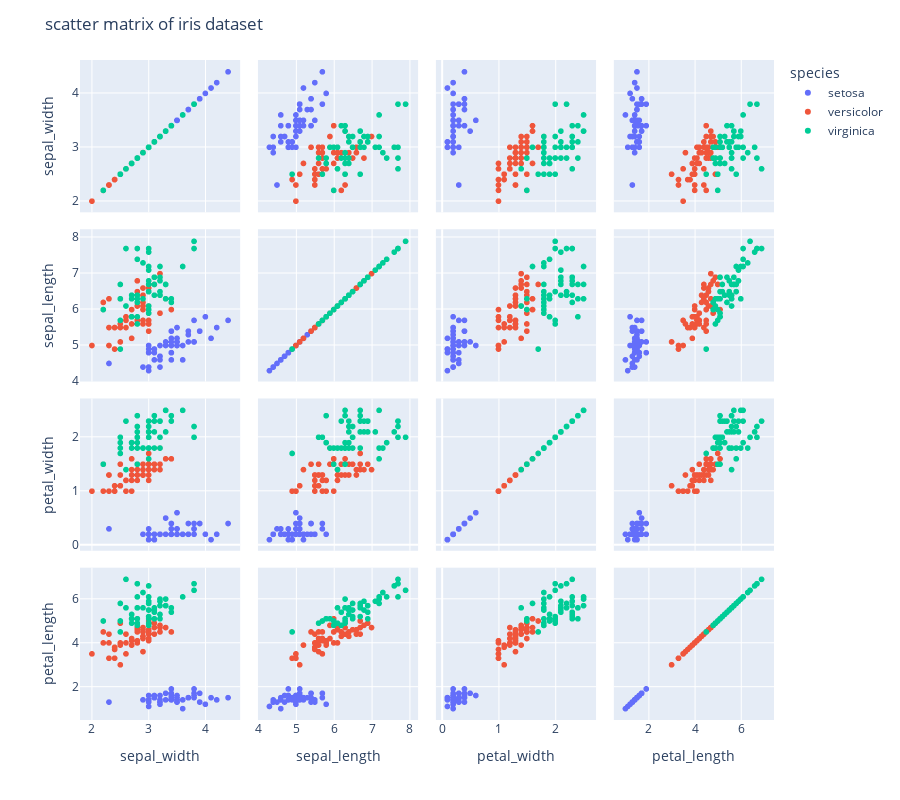

Notebook source saved alongside this figure:
### Code cell
fig =px.scatter_matrix(iris,
                  dimensions=[
                  'sepal_width',
                  'sepal_length',
                  'petal_width',
                  'petal_length'
                  ],
                  color='species',
                  height=800,width=900)
fig.update_layout(
    title='scatter matrix of iris dataset',
    dragmode='select',
    hovermode='closest',
)                  
fig.show()

### Figure 1 — Plotly figure (JSON) as saved in the notebook; plotly's stock layout.template omitted (floating-point values rounded to 4 significant figures)
{"data": [{"dimensions": [{"axis": {"matches": true}, "label": "sepal_width", "values": [3.5, 3, 3.2, 3.1, 3.6, 3.9, 3.4, 3.4, 2.9, 3.1, 3.7, 3.4, 3, 3, 4, 4.4, 3.9, 3.5, 3.8, 3.8, 3.4, 3.7, 3.6, 3.3, 3.4, 3, 3.4, 3.5, 3.4, 3.2, 3.1, 3.4, 4.1, 4.2, 3.1, 3.2, 3.5, 3.1, 3, 3.4, 3.5, 2.3, 3.2, 3.5, 3.8, 3, 3.8, 3.2, 3.7, 3.3]}, {"axis": {"matches": true}, "label": "sepal_length", "values": [5.1, 4.9, 4.7, 4.6, 5, 5.4, 4.6, 5, 4.4, 4.9, 5.4, 4.8, 4.8, 4.3, 5.8, 5.7, 5.4, 5.1, 5.7, 5.1, 5.4, 5.1, 4.6, 5.1, 4.8, 5, 5, 5.2, 5.2, 4.7, 4.8, 5.4, 5.2, 5.5, 4.9, 5, 5.5, 4.9, 4.4, 5.1, 5, 4.5, 4.4, 5, 5.1, 4.8, 5.1, 4.6, 5.3, 5]}, {"axis": {"matches": true}, "label": "petal_width", "values": [0.2, 0.2, 0.2, 0.2, 0.2, 0.4, 0.3, 0.2, 0.2, 0.1, 0.2, 0.2, 0.1, 0.1, 0.2, 0.4, 0.4, 0.3, 0.3, 0.3, 0.2, 0.4, 0.2, 0.5, 0.2, 0.2, 0.4, 0.2, 0.2, 0.2, 0.2, 0.4, 0.1, 0.2, 0.1, 0.2, 0.2, 0.1, 0.2, 0.2, 0.3, 0.3, 0.2, 0.6, 0.4, 0.3, 0.2, 0.2, 0.2, 0.2]}, {"axis": {"matches": true}, "label": "petal_length", "values": [1.4, 1.4, 1.3, 1.5, 1.4, 1.7, 1.4, 1.5, 1.4, 1.5, 1.5, 1.6, 1.4, 1.1, 1.2, 1.5, 1.3, 1.4, 1.7, 1.5, 1.7, 1.5, 1, 1.7, 1.9, 1.6, 1.6, 1.5, 1.4, 1.6, 1.6, 1.5, 1.5, 1.4, 1.5, 1.2, 1.3, 1.5, 1.3, 1.5, 1.3, 1.3, 1.3, 1.6, 1.9, 1.4, 1.6, 1.4, 1.5, 1.4]}], "hovertemplate": "species=setosa<br>%{xaxis.title.text}=%{x}<br>%{yaxis.title.text}=%{y}<extra></extra>", "legendgroup": "setosa", "marker": {"color": "#636efa", "symbol": "circle"}, "name": "setosa", "showlegend": true, "type": "splom"}, {"dimensions": [{"axis": {"matches": true}, "label": "sepal_width", "values": [3.2, 3.2, 3.1, 2.3, 2.8, 2.8, 3.3, 2.4, 2.9, 2.7, 2, 3, 2.2, 2.9, 2.9, 3.1, 3, 2.7, 2.2, 2.5, 3.2, 2.8, 2.5, 2.8, 2.9, 3, 2.8, 3, 2.9, 2.6, 2.4, 2.4, 2.7, 2.7, 3, 3.4, 3.1, 2.3, 3, 2.5, 2.6, 3, 2.6, 2.3, 2.7, 3, 2.9, 2.9, 2.5, 2.8]}, {"axis": {"matches": true}, "label": "sepal_length", "values": [7, 6.4, 6.9, 5.5, 6.5, 5.7, 6.3, 4.9, 6.6, 5.2, 5, 5.9, 6, 6.1, 5.6, 6.7, 5.6, 5.8, 6.2, 5.6, 5.9, 6.1, 6.3, 6.1, 6.4, 6.6, 6.8, 6.7, 6, 5.7, 5.5, 5.5, 5.8, 6, 5.4, 6, 6.7, 6.3, 5.6, 5.5, 5.5, 6.1, 5.8, 5, 5.6, 5.7, 5.7, 6.2, 5.1, 5.7]}, {"axis": {"matches": true}, "label": "petal_width", "values": [1.4, 1.5, 1.5, 1.3, 1.5, 1.3, 1.6, 1, 1.3, 1.4, 1, 1.5, 1, 1.4, 1.3, 1.4, 1.5, 1, 1.5, 1.1, 1.8, 1.3, 1.5, 1.2, 1.3, 1.4, 1.4, 1.7, 1.5, 1, 1.1, 1, 1.2, 1.6, 1.5, 1.6, 1.5, 1.3, 1.3, 1.3, 1.2, 1.4, 1.2, 1, 1.3, 1.2, 1.3, 1.3, 1.1, 1.3]}, {"axis": {"matches": true}, "label": "petal_length", "values": [4.7, 4.5, 4.9, 4, 4.6, 4.5, 4.7, 3.3, 4.6, 3.9, 3.5, 4.2, 4, 4.7, 3.6, 4.4, 4.5, 4.1, 4.5, 3.9, 4.8, 4, 4.9, 4.7, 4.3, 4.4, 4.8, 5, 4.5, 3.5, 3.8, 3.7, 3.9, 5.1, 4.5, 4.5, 4.7, 4.4, 4.1, 4, 4.4, 4.6, 4, 3.3, 4.2, 4.2, 4.2, 4.3, 3, 4.1]}], "hovertemplate": "species=versicolor<br>%{xaxis.title.text}=%{x}<br>%{yaxis.title.text}=%{y}<extra></extra>", "legendgroup": "versicolor", "marker": {"color": "#EF553B", "symbol": "circle"}, "name": "versicolor", "showlegend": true, "type": "splom"}, {"dimensions": [{"axis": {"matches": true}, "label": "sepal_width", "values": [3.3, 2.7, 3, 2.9, 3, 3, 2.5, 2.9, 2.5, 3.6, 3.2, 2.7, 3, 2.5, 2.8, 3.2, 3, 3.8, 2.6, 2.2, 3.2, 2.8, 2.8, 2.7, 3.3, 3.2, 2.8, 3, 2.8, 3, 2.8, 3.8, 2.8, 2.8, 2.6, 3, 3.4, 3.1, 3, 3.1, 3.1, 3.1, 2.7, 3.2, 3.3, 3, 2.5, 3, 3.4, 3]}, {"axis": {"matches": true}, "label": "sepal_length", "values": [6.3, 5.8, 7.1, 6.3, 6.5, 7.6, 4.9, 7.3, 6.7, 7.2, 6.5, 6.4, 6.8, 5.7, 5.8, 6.4, 6.5, 7.7, 7.7, 6, 6.9, 5.6, 7.7, 6.3, 6.7, 7.2, 6.2, 6.1, 6.4, 7.2, 7.4, 7.9, 6.4, 6.3, 6.1, 7.7, 6.3, 6.4, 6, 6.9, 6.7, 6.9, 5.8, 6.8, 6.7, 6.7, 6.3, 6.5, 6.2, 5.9]}, {"axis": {"matches": true}, "label": "petal_width", "values": [2.5, 1.9, 2.1, 1.8, 2.2, 2.1, 1.7, 1.8, 1.8, 2.5, 2, 1.9, 2.1, 2, 2.4, 2.3, 1.8, 2.2, 2.3, 1.5, 2.3, 2, 2, 1.8, 2.1, 1.8, 1.8, 1.8, 2.1, 1.6, 1.9, 2, 2.2, 1.5, 1.4, 2.3, 2.4, 1.8, 1.8, 2.1, 2.4, 2.3, 1.9, 2.3, 2.5, 2.3, 1.9, 2, 2.3, 1.8]}, {"axis": {"matches": true}, "label": "petal_length", "values": [6, 5.1, 5.9, 5.6, 5.8, 6.6, 4.5, 6.3, 5.8, 6.1, 5.1, 5.3, 5.5, 5, 5.1, 5.3, 5.5, 6.7, 6.9, 5, 5.7, 4.9, 6.7, 4.9, 5.7, 6, 4.8, 4.9, 5.6, 5.8, 6.1, 6.4, 5.6, 5.1, 5.6, 6.1, 5.6, 5.5, 4.8, 5.4, 5.6, 5.1, 5.1, 5.9, 5.7, 5.2, 5, 5.2, 5.4, 5.1]}], "hovertemplate": "species=virginica<br>%{xaxis.title.text}=%{x}<br>%{yaxis.title.text}=%{y}<extra></extra>", "legendgroup": "virginica", "marker": {"color": "#00cc96", "symbol": "circle"}, "name": "virginica", "showlegend": true, "type": "splom"}], "layout": {"dragmode": "select", "height": 800, "hovermode": "closest", "legend": {"title": {"text": "species"}, "tracegroupgap": 0}, "margin": {"t": 60}, "title": {"text": "scatter matrix of iris dataset"}, "width": 900}}
